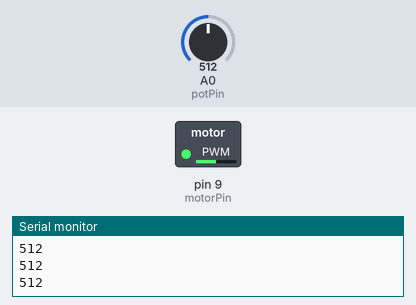
A sketch run on a simulated Arduino Uno, built with avr-gcc and run on an emulated ATmega328P. Parts: switched loads named in the sketch (green lamp = pin HIGH), the last lines printed to the serial monitor. The inputs (shaded band) are chosen by the test bench; at power-on: A0 (potPin) = 512.

Above: at 1.2 s.
1.3 s: A0 (potPin) set to 716
At 2.5 s:
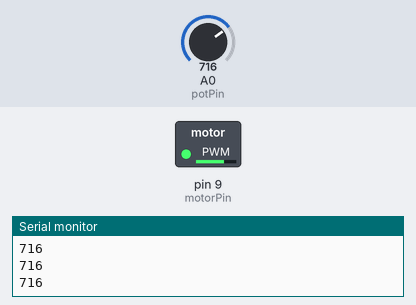
2.8 s: A0 (potPin) set to 900
At 3.9 s:
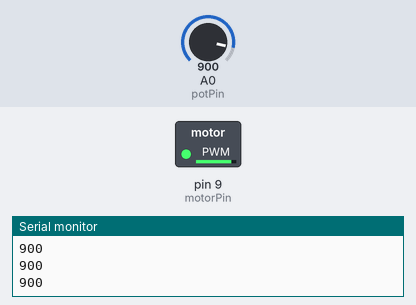
4.3 s: A0 (potPin) set to 122
At 4.9 s:
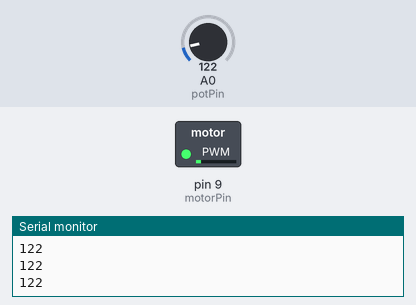
5.8 s: A0 (potPin) set to 0
At 6.1 s:
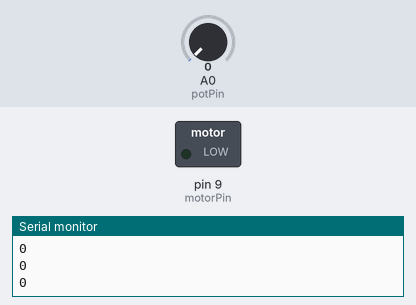
7.3 s: A0 (potPin) set to 511
At 8.4 s:
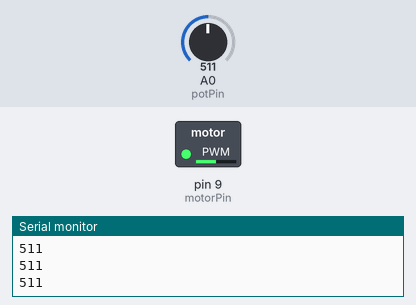
Timing chart, 0 to 9.8 s (numbered marks = the images above; inputs shaded):
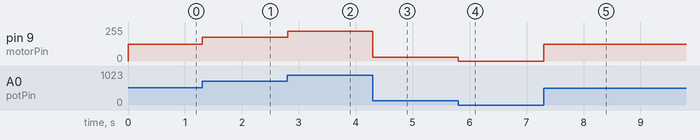

Measured:
- after the input at 1.3 s, pin 9 (motorPin): 127/255 → 178/255 at once
- after the input at 2.8 s, pin 9 (motorPin): 178/255 → 224/255 at once
- after the input at 4.3 s, pin 9 (motorPin): 224/255 → 30/255 at once
- after the input at 5.8 s, pin 9 (motorPin): 30/255 → 0/255 at once
- after the input at 7.3 s, pin 9 (motorPin): 0/255 → 127/255 at once

The sketch:

Motor_Control_Talia_Moore.ino
```cpp
int motorPin=9;
int potPin=A0;
int potValue;
int motorValue;
void setup()
{
Serial.begin(9600);
pinMode(potPin, INPUT);
pinMode(motorPin, OUTPUT);
}

void loop()
{
potValue=analogRead(potPin);
motorValue=map(potValue, 0, 1023, 0, 255);
analogWrite(motorPin, motorValue);
Serial.println(potValue);
}
```
